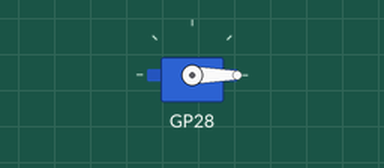
Bench run of a program on a simulated Raspberry Pi Pico running MicroPython. Parts: servo.

Above: at 0.05 s.
At 3.0 s:
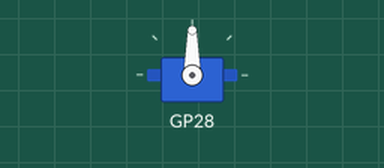
At 6.0 s:
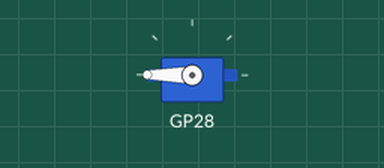
Timing chart, 0 to 7.8 s (numbered marks = the images above):
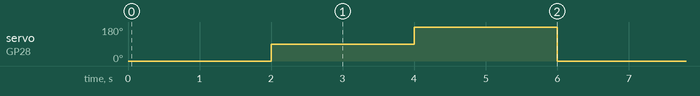

The program:

Servo_LibraryExample.py
```python
# servo_LibraryExample.py - SG90 servo library example
# ---------------------------------------------------------------

from time import sleep
from servo import Servo

# Create a Servo object on GPIO28
servo = Servo(pin_id=28)

# Move an SG90 Servomotor through various angles
def SG90Servo():

    while True:
        # Move to 0 degrees
        servo.write(0)
        sleep(2)

        # Move to 90 degrees
        servo.write(90)
        sleep(2)

        # Move to 180 degrees
        servo.write(180)
        sleep(2)

if __name__ == "__main__":

    # Run servo
    try:
        SG90Servo()

    # Keyboard interrupt caught
    except KeyboardInterrupt:
        print("\nUser interrupted the program")

    # Unexpected error
    except Exception as e:
        print(f"An unexpected error occurred: {e}")

    # Stop the motor
    finally:
        print("Stopping Servomotor")

        # Turn off the motor
        servo.off()
        sleep(2)

        print("\nMotor control terminated.")
```

Measured:
- by itself, servo on GP28: repeats every 6.0 s: 180° 2.0 s, 0° 2.0 s, 90° 2.0 s
